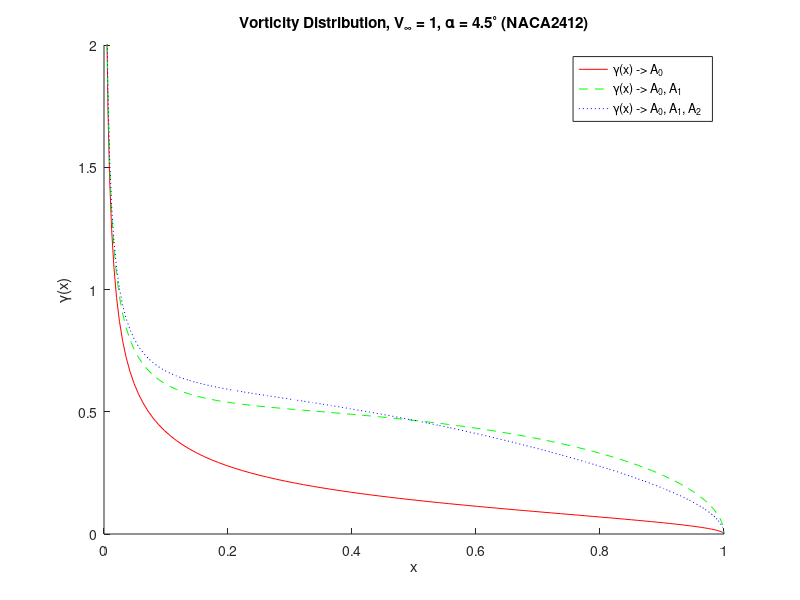

Write MATLAB code to recreate this figure.
% Joel Lubinitsky
% AEE 342 - HW6: Incompressible Flow over Airfoils (2)
% 02/25/15

clear all
close all
clc

%% Governing Equations
% NACA2412 mean camber line given by:
%
% $$ \frac{z}{c} = 0.250\left[0.800\frac{x}{c} - \frac{x}{c}^2\right] \ for
% \ 0 \leq \frac{x}{c} \leq 0.40 $$
%
% $$ \frac{z}{c} = 0.111\left[0.200 + 0.800\frac{x}{c} -
% \frac{x}{c}^2\right] \ for \ 0.40 \leq \frac{x}{c} \leq 1.00 $$
%
% And chord distribution chosen to be:
%
% $$ x = \frac{c}{2} \left(1 - \cos{\theta_0}\right) $$
%
% Vorticity distribution given by:
%
% $$ \gamma(\theta) = 2V_\infty \left(A_0 \frac{1 +
% \cos{\theta}}{\sin{\theta}} + \sum_{n=1}^{\infty}A_n\sin{n\theta}\right)
% $$
%
% With coefficients:
%
% $$ A_0 = \alpha - \frac{1}{\pi} \int_0^\pi \frac{dz}{dx}d\theta_0 $$
%
% $$ A_n = \frac{2}{\pi} \int_0^\pi \frac{dz}{dx}\cos{n\theta_0}d\theta_0 $$

%% Definitions/Conversions
alpha = 4.5;                % Degrees
m     = 2;                  % Percent Chord
p     = 4;                  % Tenth Chord
tt    = 12;                 % Percent Chord

alpha = alpha * (pi / 180); % Radians
m     = m * 0.01;           % Fraction Chord
p     = p * 0.1;            % Fraction Chord
tt    = tt * 0.01;          % Fraction Chord

%% Calculations
theta    = linspace(0, pi, 100);
xCamber  = 0.5 * (1 - cos(theta));
indexP   = find(xCamber < p, 1, 'last');

dzdx1    = (1/5)  - (1/4) .* (1 - cos(theta(1          : indexP)));
dzdx2    = 0.0888 - 0.111 .* (1 - cos(theta(indexP + 1 : end)));
dzdx     = [dzdx1, dzdx2];
dzdxcos1 = dzdx .* cos(    theta);
dzdxcos2 = dzdx .* cos(2 * theta);

A0       = alpha - (1/pi) * trapz(theta, dzdx);
A1       =         (2/pi) * trapz(theta, dzdxcos1);
A2       =         (2/pi) * trapz(theta, dzdxcos2);

gamma0   = 2 .* (A0 .* ((1 + cos(theta)) ./ sin(theta)));
gamma1   = 2 .* (A0 .* ((1 + cos(theta)) ./ sin(theta))...
              + (A1 .* sin(theta)));
gamma2   = 2 .* (A0 .* ((1 + cos(theta)) ./ sin(theta))...
              + (A1 .* sin(theta)...
              + (A2 .* sin(2 .* theta))));

%% Plot
figure(1)
hold on
title('Vorticity Distribution, V_\infty = 1, \alpha = 4.5^\circ (NACA2412)')
xlabel('x')
ylabel('\gamma(x)')
axis([0 1 0 2])
plot(xCamber, gamma0, '-', 'color', [1 0 0])
plot(xCamber, gamma1, '--', 'color', [0 1 0])
plot(xCamber, gamma2, ':', 'color', [0 0 1])
legend('\gamma(x) -> A_0', '\gamma(x) -> A_0, A_1', '\gamma(x) -> A_0, A_1, A_2')

%% Results
% The three solutions are similar in that they all have vertical asymptotes
% approaching infinity at x = 0 and all converge to zero at x = 1. This is
% consistent with theory because the Kutta Condition is satisfied at the
% trailing edge. The asymptote at the leading edge exists because of a
% singulariy at x = 0. The three solutions differ in their accuracy, since
% the solution using only $$ A_0 $$ gives the best fit using only sin/cos
% function. By introducing more leading-order terms, more periodic
% functions can be superimposed, allowing for a solution more capable of
% modelling the desired vorticity.